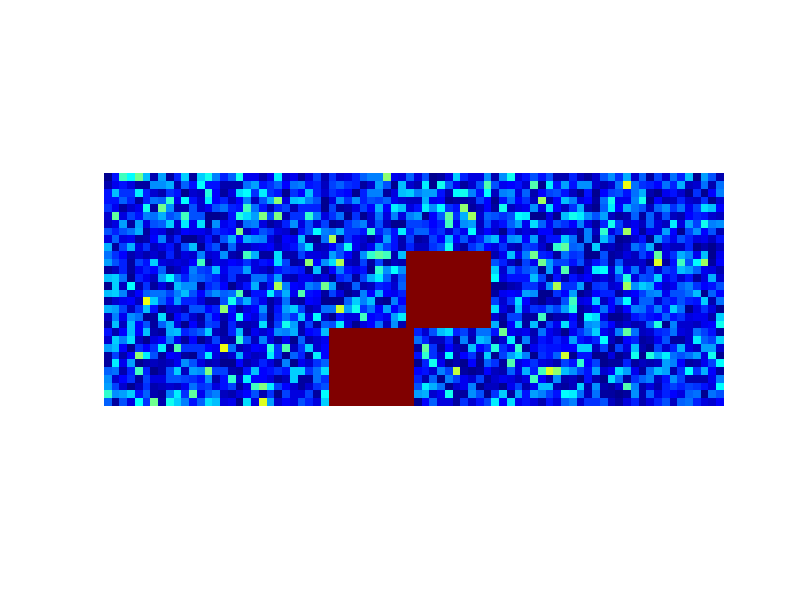
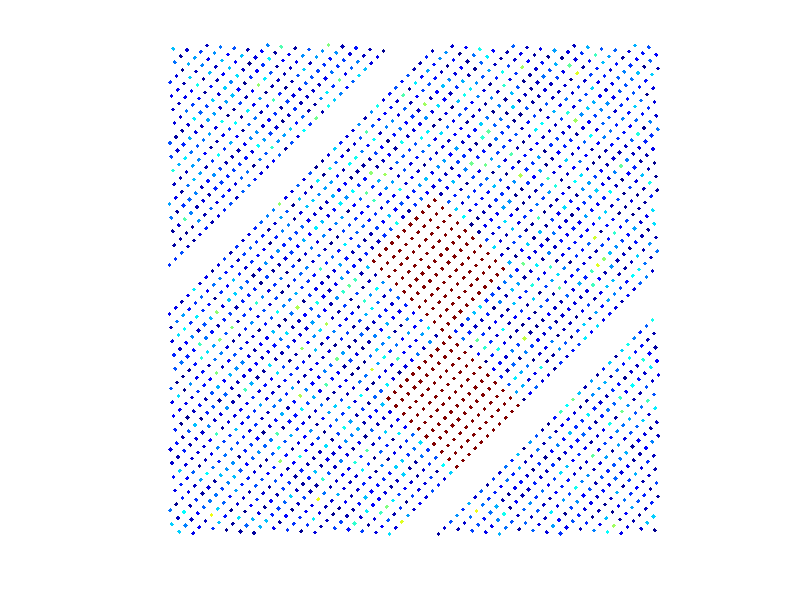

The MATLAB source for these figures, in order: (Note: this script raises an error after producing the figures.)
clear all;
mu = 0.9;
N=80;
%M=floor(mu*N/2);
M=30;
r = linspace(-pi/2,pi/2,M);
theta = (0:N-1)/N * 2 * pi;
m = abs(randn(M,N));
m(11:20,40:50)=5;
m(1:10,30:40)=5;
m_next = m;
I = 1.0;
IE = @(x) cos(x);
J1=6;
J0=-10;
W = @(t1,r1,t2,r2) J1/2*(cos(t1-t2-mu*(r1-r2)) + cos(t1-t2+mu*(r1-r2)))+J0;
[R,THETA] = ndgrid(r,theta);
theta_A = mod(THETA-mu*R,2*pi);
theta_B = mod(THETA+mu*R,2*pi);
dt=0.1;
epsilon = 1;
h = figure(1);
set(gcf, 'Position', [200, 200, 400, 200])
figure(2);
set(gcf, 'Position', [800, 200, 200, 200])
axis tight manual
filename = 'moving_single_ring_stop.gif';
show_original_frame = false;
num = numel(m);
shuf = randperm(num);
for t=0:dt:20
    t
    min(min(m))
    max(max(m))
    mean(mean(m))
    %if ~show_original_frame
        figure(1);
        imshow(m,[],'Colormap',jet,'InitialMagnification',300);
        axis image manual xy
        axis off
    %else
        figure(2);
        colormap jet
        scatter(theta_A(shuf),theta_B(shuf),10,m(shuf),'filled','diamond');
        axis([0, 2*pi, 0, 2*pi])
        axis image manual
        axis off
    %end
    drawnow 
    frame = getframe(h); 
    im = frame2im(frame); 
    [imind,cm] = rgb2ind(im,256); 
    if t == 0 
        %imwrite(imind,cm,filename,'gif', 'Loopcount',inf,'DelayTime',0.1); 
    else 
        %imwrite(imind,cm,filename,'gif','WriteMode','append','DelayTime',0.1); 
    end 
    
    Psi_t = min(pi+2*pi*t/50,2*pi+pi); %pi*3/2; %min(2*pi+pi*3/2,2*pi*t/10);
    
    It = (I+epsilon)*IE(THETA-mu*R-Psi_t);
    for i=1:M
        for j=1:N
            t1 = theta(j);
            r1 = r(i);
            w = W(t1,r1,THETA,R);
            s = sum(w(:).*m(:))/N/M ;
            deriv = -m(i,j)+max(0,s+I);
            m_next(i,j) = m(i,j) + dt * deriv;
        end
    end
    m=m_next;
end